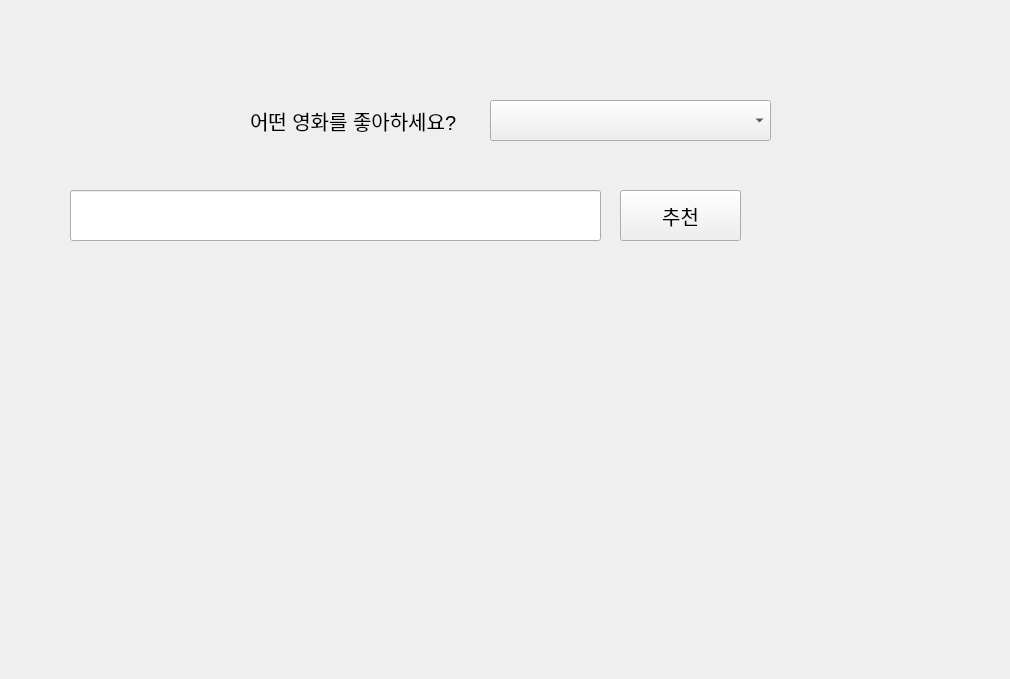
<?xml version="1.0" encoding="UTF-8"?>
<ui version="4.0">
 <class>Form</class>
 <widget class="QWidget" name="Form">
  <property name="geometry">
   <rect>
    <x>0</x>
    <y>0</y>
    <width>1010</width>
    <height>679</height>
   </rect>
  </property>
  <property name="windowTitle">
   <string>Form</string>
  </property>
  <widget class="QLabel" name="label">
   <property name="geometry">
    <rect>
     <x>250</x>
     <y>100</y>
     <width>241</width>
     <height>41</height>
    </rect>
   </property>
   <property name="font">
    <font>
     <pointsize>15</pointsize>
    </font>
   </property>
   <property name="text">
    <string>어떤 영화를 좋아하세요?</string>
   </property>
  </widget>
  <widget class="QComboBox" name="comboBox">
   <property name="geometry">
    <rect>
     <x>490</x>
     <y>100</y>
     <width>281</width>
     <height>41</height>
    </rect>
   </property>
   <property name="font">
    <font>
     <pointsize>15</pointsize>
    </font>
   </property>
  </widget>
  <widget class="QLineEdit" name="le_keyword">
   <property name="geometry">
    <rect>
     <x>70</x>
     <y>190</y>
     <width>531</width>
     <height>51</height>
    </rect>
   </property>
   <property name="font">
    <font>
     <pointsize>15</pointsize>
    </font>
   </property>
  </widget>
  <widget class="QPushButton" name="btn_recommendation">
   <property name="geometry">
    <rect>
     <x>620</x>
     <y>190</y>
     <width>121</width>
     <height>51</height>
    </rect>
   </property>
   <property name="font">
    <font>
     <pointsize>15</pointsize>
    </font>
   </property>
   <property name="text">
    <string>추천</string>
   </property>
  </widget>
  <widget class="QLabel" name="lbl_recommendation">
   <property name="geometry">
    <rect>
     <x>70</x>
     <y>290</y>
     <width>861</width>
     <height>321</height>
    </rect>
   </property>
   <property name="font">
    <font>
     <pointsize>16</pointsize>
    </font>
   </property>
   <property name="text">
    <string/>
   </property>
  </widget>
 </widget>
 <resources/>
 <connections/>
</ui>
